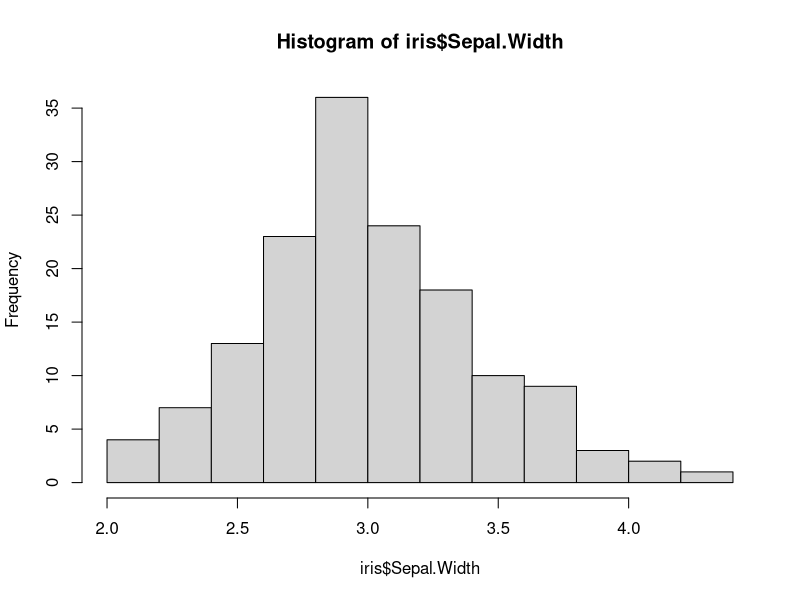
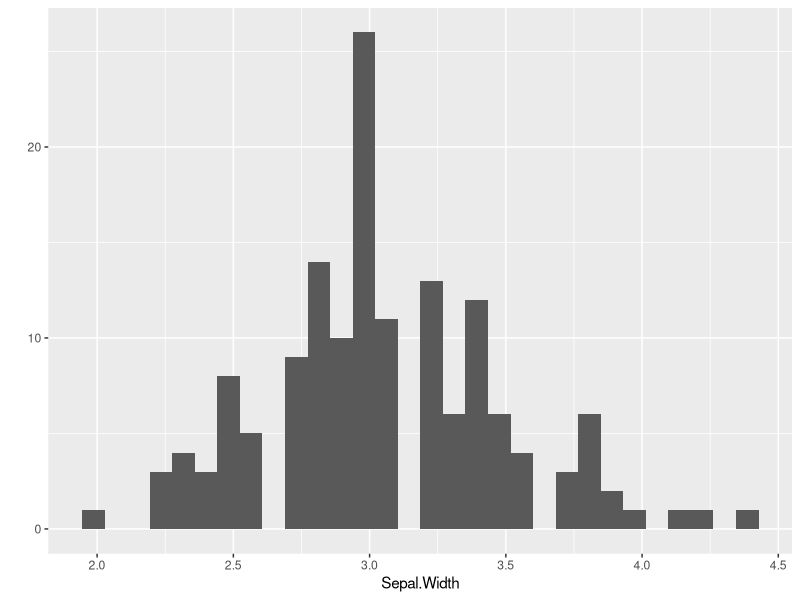
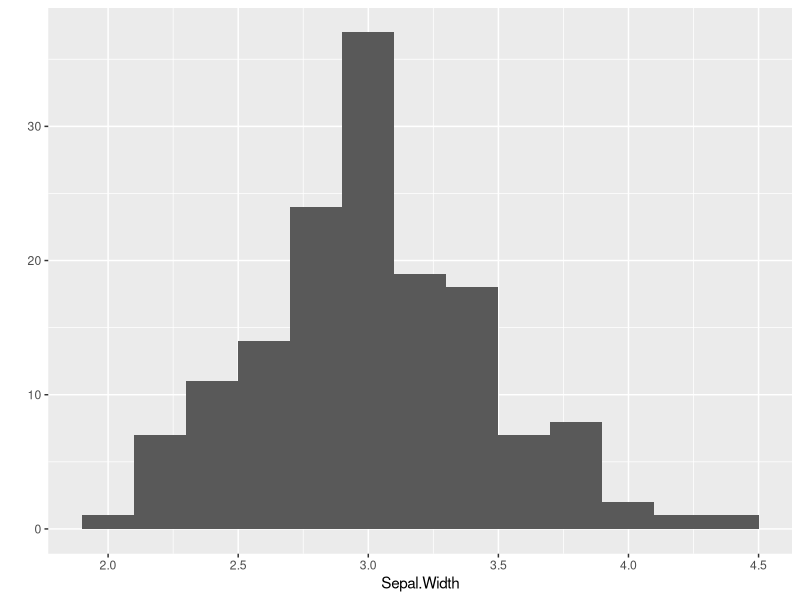
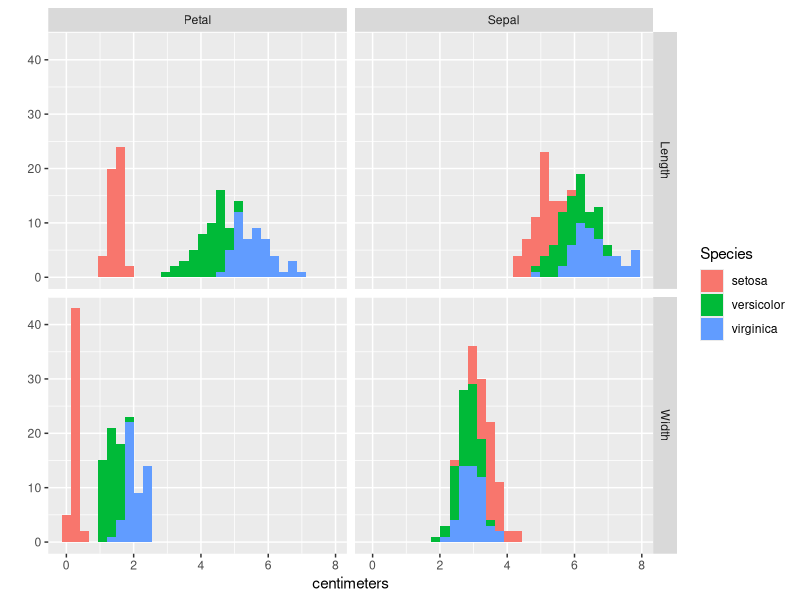

The R script that drew these images, in order:
# Code Demo for Class 2a (on the tidyverse)
library(tidyverse)
library(knitr)

################################################################################
# how does group_by work:
d <- expand.grid(name = c("mike","alison","madeline"),
                 condition = c("boring","interesting"))

# group_by will make the mutate operate over different chunks of the data
# here over all the data
d %>% mutate(index = 1:n()) 

# here over names
d %>% 
  group_by(name) %>%
  mutate(index = 1:n()) %>%
  summarise(mean = mean(index))

# here over conditions
d %>% 
  group_by(condition) %>%
  mutate(index = 1:n()) %>%
  summarise(mean = mean(index), 
            variance = var(index))

################################################################################
# base R explorations of the iris dataset
head(iris)
unique(iris$Species)
hist(iris$Sepal.Width)

# ggplot2
qplot(Sepal.Width, data = iris)
qplot(Sepal.Width, data = iris, binwidth = .2)

# gather demo
tidy_iris <- iris %>%
  mutate(iris_id = 1:n()) %>%
  gather(measure_name, centimeters, 
         Sepal.Length, Sepal.Width, 
         Petal.Length, Petal.Width) %>%
  separate(measure_name, 
           into = c("feature","dimension"), 
           sep = "\\.")

# different ways to spread the data: by feature
tidy_iris %>%
  spread(feature, centimeters) %>%
  head %>%
  kable

# by measurement type
tidy_iris %>%
  spread(dimension, centimeters) %>%
  mutate(area = Length * Width) %>%
  head %>%
  kable

# plot
qplot(centimeters, fill = Species, 
      facets = dimension ~ feature,
      data = tidy_iris)

################################################################################
# EXERCISE

# Which species has the widest petals
tidy_iris %>%
  filter(feature == "Petal",
         dimension == "Width") %>%
  group_by(Species) %>%
  summarise(mean = mean(centimeters))

# Which species has the largest (area) petals
iris %>%
  group_by(Species) %>%
  summarise(area = mean(Petal.Width * Petal.Length))

# Another way of doing the same thing
tidy_iris %>%
  filter(feature == "Petal") %>%
  group_by(Species, iris_id) %>%
  summarise(area = centimeters[dimension == "Width"] * 
              centimeters[dimension == "Length"]) %>%
  group_by(Species) %>%
  summarise(mean = mean(area))
